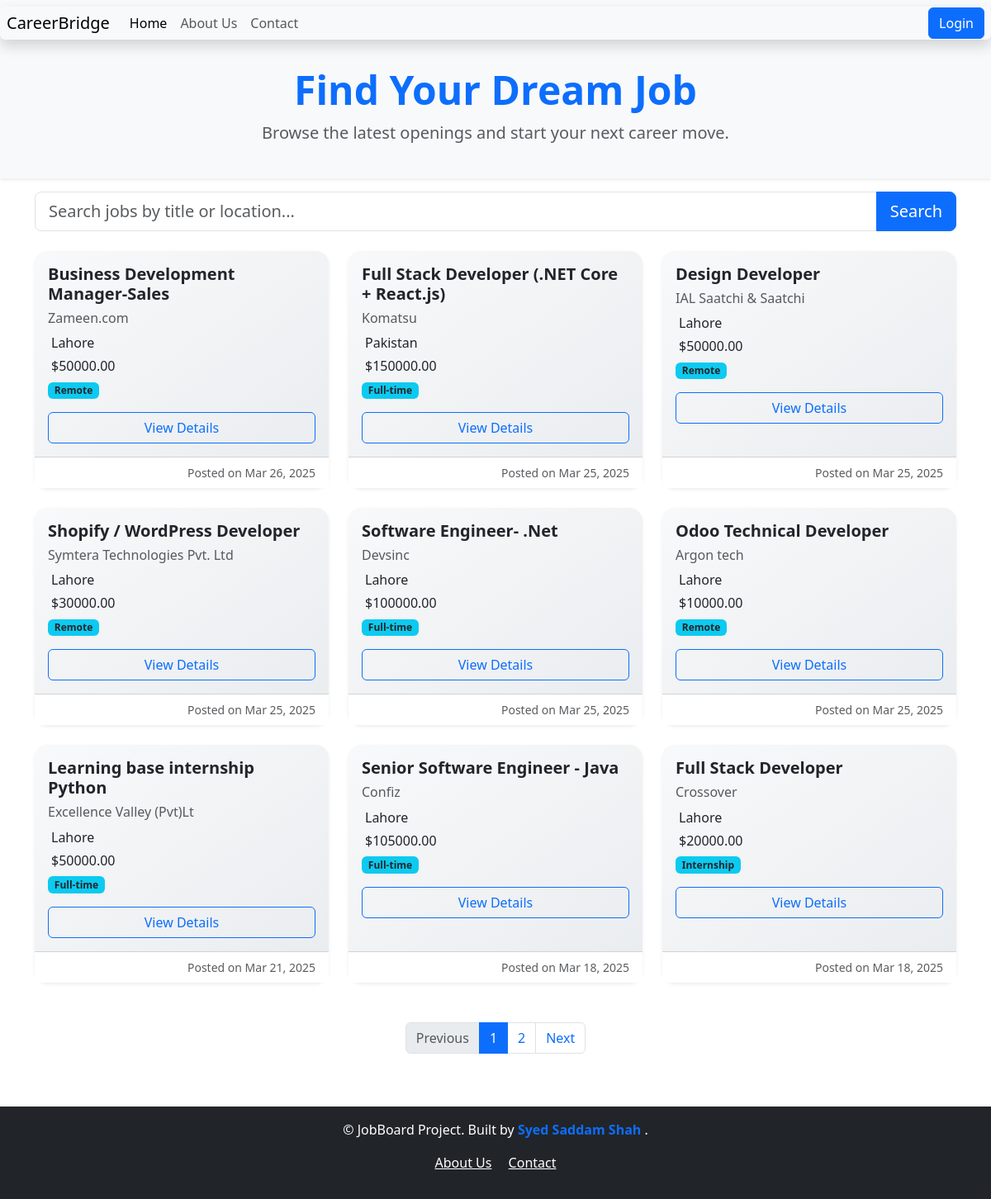
The app's page /, older data.
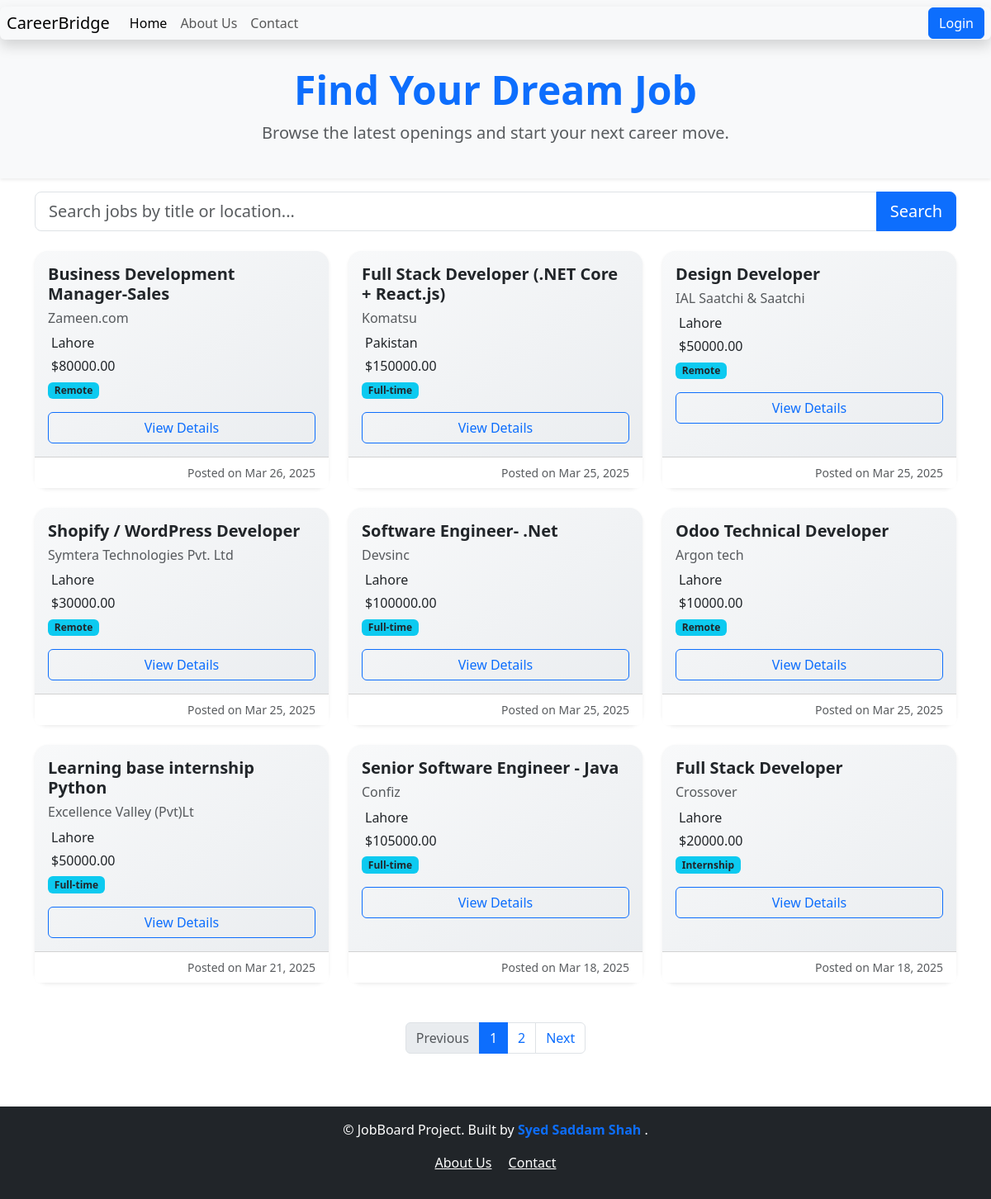
The same page, newer data.
### job/models.py (models this page shows, shortened)
class Job(models.Model):
    JOB_TYPES = [
        ('Full-time', 'Full-time'),
        ('Part-time', 'Part-time'),
        ('Remote', 'Remote'),
        ('Internship', 'Internship'),
    ]
    title = models.CharField(max_length=200)
    company_name = models.CharField(max_length=200)
    description = models.TextField()
    location = models.CharField(max_length=100)
    salary = models.DecimalField(max_digits=10, decimal_places=2, null= True, blank=True)
    job_type = models.CharField(max_length=20, choices=JOB_TYPES, default='Full-time')
    date_of_posting = models.DateTimeField(auto_now_add= True)
    class Meta:
        ordering = ['-date_of_posting']
        verbose_name = 'Job Posting'
        verbose_name_plural = 'Job Postings'

### job/views.py (the view)
# urls.py: path('', views.job_list, name = 'job_list'),
def job_list(request):
    query = request.GET.get('q', '')
    jobs = Job.objects.all().order_by('-date_of_posting')
    if query:
        jobs = jobs.filter(
            Q(title__icontains=query) |
            Q(location__icontains=query) |
            Q(company_name__icontains=query)
        )
    paginator = Paginator(jobs, 9)  # Show 9 jobs per page
    page_number = request.GET.get('page')
    page_obj = paginator.get_page(page_number)
    return render(request, 'job_list.html', {
        'jobs': page_obj,
        'query': query
    })

### job/templates/job_list.html (shortened to what this page needs)
{% extends 'base.html' %}
{% load static %}
{% block content %}
<div class="bg-light py-4 text-center shadow-sm mb-3">
    <div class="container">
        <h1 class="display-5 fw-bold text-primary">Find Your Dream Job</h1>
        <p class="lead text-muted">Browse the latest openings and start your next career move.</p>
    </div>
</div>
<div class="container mb-4">
    <form method="get" action="{% url 'job_list' %}">
        <div class="input-group">
            <input type="text" name="q" class="form-control form-control-lg"
                   placeholder="Search jobs by title or location..."
                   value="{{ query|default:'' }}">
            <button type="submit" class="btn btn-primary btn-lg">Search</button>
        </div>
    </form>
</div>
<div class="container">
    {% if jobs %}
    <div class="row g-4">
        {% for job in jobs %}
        <div class="col-md-6 col-lg-4">
            <div class="card job-card text-dark bg-light border-0 shadow-sm h-100">
                <div class="card-body">
                    <h5 class="fw-bold">{{ job.title }}</h5>
                    <h6 class="text-muted">{{ job.company_name }}</h6>
                    <p class="mb-1">
                         {{ job.location }}
                    </p>
                    <p class="mb-1">
                        {% if job.salary %} ${{ job.salary }} {% else %} Not specified {% endif %}
                    </p>
                    <span class="badge bg-info text-dark">{{ job.job_type }}</span>
                    <div class="mt-3">
                        <a href="{% url 'job_detail' job.id %}" class="btn btn-outline-primary w-100">View Details</a>
                    </div>
                </div>
                <div class="card-footer bg-white text-muted small text-end">
                    Posted on {{ job.date_of_posting|date:"M d, Y" }}
                </div>
            </div>
        </div>
        {% endfor %}
    </div>
    <div class="mt-5 d-flex justify-content-center">
        <nav>
            <ul class="pagination">
                {% if jobs.has_previous %}
                <li class="page-item">
                    <a class="page-link" href="?page={{ jobs.previous_page_number }}{% if query %}&q={{ query }}{% endif %}">Previous</a>
                </li>
                {% else %}
                <li class="page-item disabled"><span class="page-link">Previous</span></li>
                {% endif %}
                {% for num in jobs.paginator.page_range %}
                <li class="page-item {% if jobs.number == num %}active{% endif %}">
                    <a class="page-link" href="?page={{ num }}{% if query %}&q={{ query }}{% endif %}">{{ num }}</a>
                </li>
                {% endfor %}
                {% if jobs.has_next %}
                <li class="page-item">
                    <a class="page-link" href="?page={{ jobs.next_page_number }}{% if query %}&q={{ query }}{% endif %}">Next</a>
                </li>
                {% else %}
                <li class="page-item disabled"><span class="page-link">Next</span></li>
                {% endif %}
            </ul>
        </nav>
    </div>
    {% else %}
    <div class="text-center py-5">
        <h4 class="text-muted">🚧 No jobs found</h4>
        <p>New opportunities are coming soon. Stay tuned!</p>
    </div>
    {% endif %}
</div>
{% endblock %}

Row changes from the older to the newer data that the page shows:
changed Job "Business Development Manager-Sales": salary "50000.00" → "80000.00"
